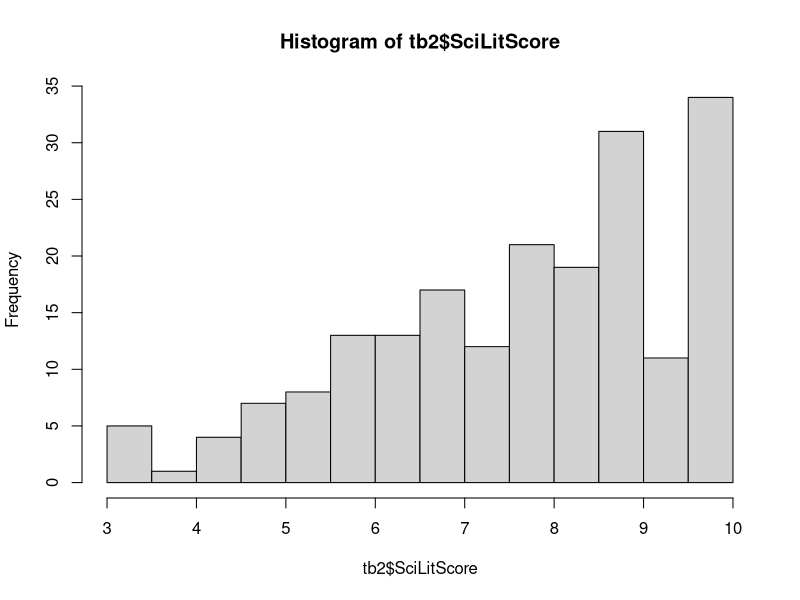
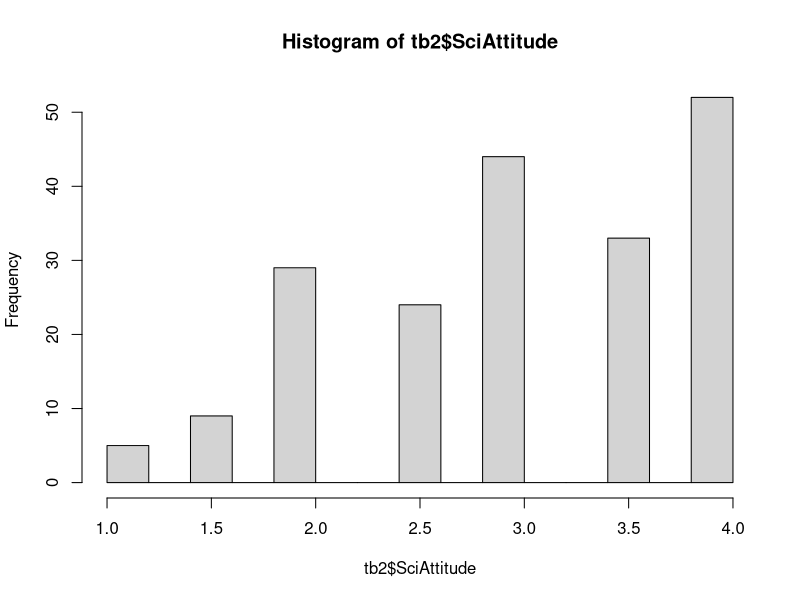
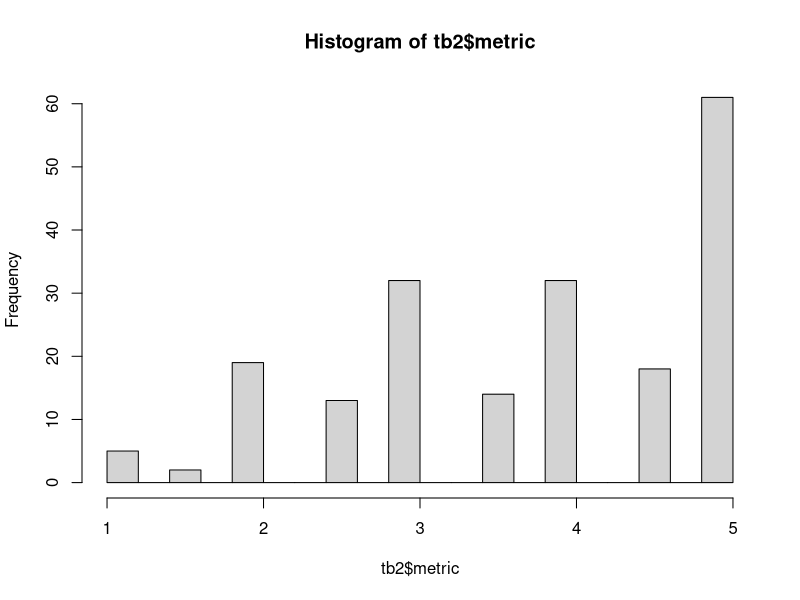
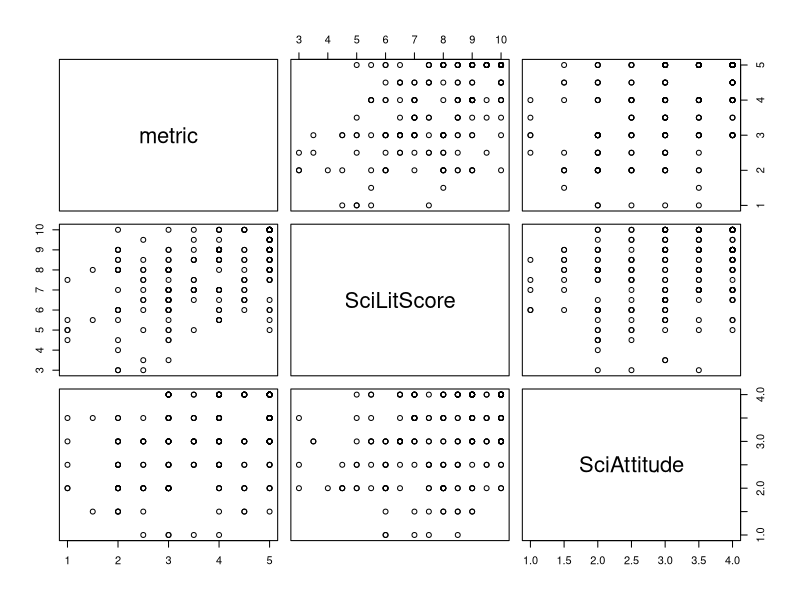
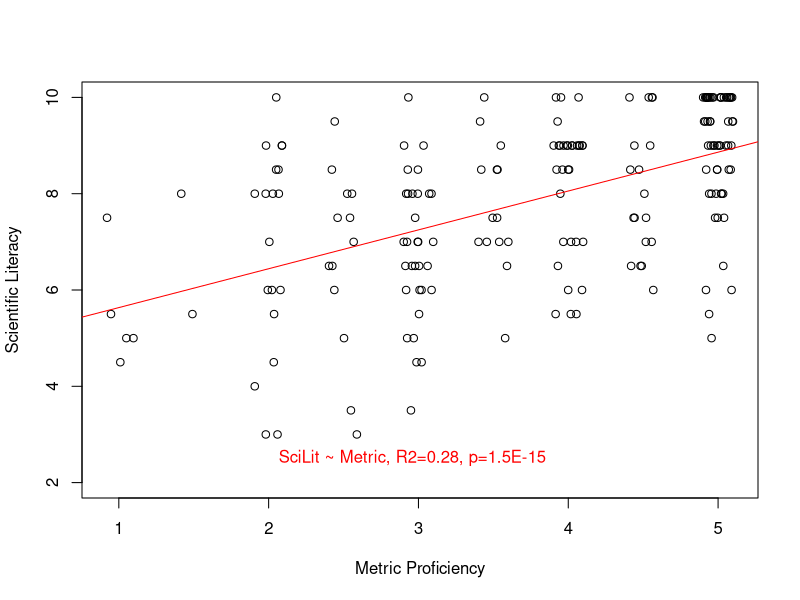

R code for these plots, in order: (Note: this script raises an error after producing the figures.)
#2013 April 6
# analysis of metrics, scientific literacy and attitude survey
# Hong Qin

rm(list=ls())
list.files()
tb.ori = read.csv("response20130401.csv")
str(tb.ori)
tb = tb.ori
#rename the columns for convenience 
names(tb) = c("time","gender", "age", "degree", "country", "light", "shaq", "fossil", "kilo", "mm", 
        "food","inseam", "weather","electronCharge","earlyHuman", 
        "laser", "continents", "antibiotics", "electronSize","earthCenter",
        "religiousView","dailyLife","SciOnLife", "SciEffect")

#visual check of the renaming 
cbind (names(tb), substr(names(tb.ori), 1, 20))

tb = tb[ (! is.na(tb$age)), ]

head(tb)
tb$gender[tb$gender=='']='Do not wish to answer'
table(tb$gender)

table(tb$age)
tb$age[tb$age=="Option 5"] = NA
table(tb$age, tb$gender)

for( i in 5:length(tb[, 1])) {
  for( j in 5:length(tb[1, ])) {
    if ( is.na(tb[i, j]) ) {
      # tb[i,j] = NA #do nothing
    } else if (tb[i,j]=='') {
      tb[i,j] = NA
    } 
  }
}

summary(tb)

table(tb$weather)
tbGenWeather = table(tb$gender, tb$weather)
tbGenWeather
fisher.test( tbGenWeather)


head(tb)
names(tb)
metrics = c("shaq", "kilo", "mm", "inseam", "weather")
sciLiteracy = c("light", "fossil", "food", "electronCharge", 
                "earlyHuman", "laser", "continents", "antibiotics", "electronSize", "earthCenter")
sciAttitude = c("religiousView", "dailyLife", "SciOnLife", "SciEffect")

##### create a second table, convert factors to numerics
tb2 = tb[,c(2,4,5)]  #this is the score table
tb2$age = 20
tb2$age[grep("23-30", tb$age)] = 23/2 + 30/2
tb2$age[grep("31-40", tb$age)] = 31/2 + 40/2
tb2$age[grep("41-50", tb$age)] = 41/2 + 50/2
tb2$age[grep("51-55", tb$age)] = 51/2 + 55/2
tb2$age[grep("60", tb$age)] = 65
table(tb$age)
table(tb2$age)


###country 
tb2$country = 0
tb2$country[tb$country=='United States'] = 1
table( tb2$country )
table( tb$country )

########calculate the metric scores
tb2$shaq = 0.5
tb2$shaq[ tb$shaq=='Yes' ] = 1
tb2$shaq[ tb$shaq=='No' ] = 0
table(tb2$shaq)

tb2$kilo = 0
tb2$kilo[ tb$kilo=='1000 x' ] = 1
table(tb2$kilo)

tb2$mm=0
tb2$mm[ tb$mm==0.145 ] = 1
table(tb2$mm)
table(tb$mm)

tb2$inseam = 0.5
tb2$inseam[tb$inseam=="This person is short"] = 1
tb2$inseam[tb$inseam=="This person is tall"] = 0
table(tb2$inseam)

tb2$weather = 0.5
tb2$weather[tb$weather=="A Short sleeve shirt"] = 1
tb2$weather[tb$weather=="A winter coat"] = 0
table(tb$weather)
table(tb2$weather)

#testing the grep function
#tb$weather[ grep("shirt", tb$weather) ]

#######calcualte the science attitude scores
#sciAttitude = c("religiousView", "dailyLife", "SciOnLife", "SciEffect")

tb2$religiousView = 0.5
tb2$religiousView[grep("No", tb$religiousView)] = 1
tb2$religiousView[grep("Yes", tb$religiousView)] = 0
table(tb2$religiousView)
table(tb$religiousView)

tb2$dailyLife = 0.5
tb2$dailyLife[ tb$dailyLife=='TRUE' ] = 0
tb2$dailyLife[ tb$dailyLife=='FALSE' ] = 1
table(tb2$dailyLife)

tb2$SciOnLife = 0.5
tb2$SciOnLife[ tb$SciOnLife=='TRUE' ] = 1
tb2$SciOnLife[ tb$SciOnLife=='FALSE' ] = 0
table(tb2$SciOnLife)

tb2$SciEffect = 0.5
tb2$SciEffect[ tb$SciEffect=='TRUE' ] = 1
tb2$SciEffect[ tb$SciEffect=='FALSE' ] = 0
table( tb2$SciEffect )

###########calculate scientific literacy
#sciLiteracy = c("light", "fossil", "food", "electronCharge", 
#                "earlyHuman", "laser", "continents", "antibiotics", "electronSize", "earthCenter")
tb2$light = 0.5
tb2$light[ tb$light=='TRUE' ] =1
tb2$light[ tb$light=='Wrong' ] =0
table(tb$light)
table(tb2$light)

tb2$fossil = 0.5
tb2$fossil[ tb$fossil=='6 million and 5 years old' ] = 0
tb2$fossil[grep('Still', tb$fossil)] = 1;
table(tb$fossil)
table(tb2$fossil)

tb2$food = 0.5
tb2$food[ tb$food=='Dis-agree' ] = 1
tb2$food[grep('Agree', tb$food)] = 0; 
table(tb$food)
table(tb2$food)

tb2$electronCharge = 0
tb2$electronCharge[grep('Positive', tb$electronCharge)] = 1; 
table(tb$electronCharge)
table(tb2$electronCharge)

tb2$earlyHuman = 0.5
tb2$earlyHuman[grep('TRUE', tb$earlyHuman)] = 0; 
tb2$earlyHuman[grep('FALSE', tb$earlyHuman)] = 1; 
table(tb$earlyHuman)
table(tb2$earlyHuman)

tb2$earlyHuman = 0.5
tb2$earlyHuman[grep('TRUE', tb$earlyHuman)] = 0; 
tb2$earlyHuman[grep('FALSE', tb$earlyHuman)] = 1; 
table(tb$earlyHuman)
table(tb2$earlyHuman)

tb2$laser = 0.5
tb2$laser[grep('TRUE', tb$laser)] = 0; 
tb2$laser[grep('FALSE', tb$laser)] = 1; 
table(tb$laser)
table(tb2$laser)

tb2$continents = 0.5
tb2$continents[grep('TRUE', tb$continents)] = 1; 
tb2$continents[grep('FALSE', tb$continents)] = 0; 
table(tb$continents)
table(tb2$continents)

tb2$antibiotics = 0.5
tb2$antibiotics[grep('TRUE', tb$antibiotics)] = 0; 
tb2$antibiotics[grep('FALSE', tb$antibiotics)] = 1; 
table(tb$antibiotics)
table(tb2$antibiotics)

tb2$electronSize = 0.5
tb2$electronSize[grep('True', tb$electronSize)] = 1; 
tb2$electronSize[grep('FALSE', tb$electronSize)] = 0; 
table(tb$electronSize)
table(tb2$electronSize)

tb2$earthCenter = 0.5
tb2$earthCenter[grep('TRUE', tb$earthCenter)] = 1; 
tb2$earthCenter[grep('FALSE', tb$earthCenter)] = 0; 
table(tb$earthCenter)
table(tb2$earthCenter)

#sciLiteracy = c("light", "fossil", "food", "electronCharge", 
#                "earlyHuman", "laser", "continents", "antibiotics", "electronSize", "earthCenter")

tb2$SciLitScore = apply( tb2[, sciLiteracy], MARGIN=1, FUN=sum ) #by row
hist(tb2$SciLitScore, br=20)

#sciAttitude = c("religiousView", "dailyLife", "SciOnLife", "SciEffect")
#Attitude total score
tb2$SciAttitude = apply( tb2[, sciAttitude], MARGIN=1, FUN=sum)
hist(tb2$SciAttitude, br=20)

#metrics = c("shaq", "kilo", "mm", "inseam", "weather")
#metric total score
tb2$metric = apply( tb2[, metrics], MARGIN=1, FUN=sum )
hist(tb2$metric, br=20)

summary(tb)
summary(tb2)
str(tb2); 
str(tb)

pairs(tb2[, c("metric", "SciLitScore", "SciAttitude")])
summary(lm(tb2$SciLitScore ~ tb2$metric )) #significant
summary(lm(tb2$SciAttitude ~ tb2$metric )) #significant
summary(lm(tb2$SciAttitude ~ tb2$SciLitScore + tb2$metric )) #significant
## metric -> SciAttitude and SciLitScore

summary(lm(tb2$SciLitScore ~ tb2$country)) #not significant
summary(lm(tb2$SciLitScore ~ tb2$metric + tb2$age + tb2$gender + tb2$country  )) #only metric is significant


plot( tb2$SciLitScore ~ jitter(tb2$metric), xlab='Metric Proficiency', ylab='Scientific Literacy', ylim=c(2,10) )
m1 = lm(tb2$SciLitScore ~ tb2$metric )
abline(m1, col='red')
summary(m1)
text(2, 2.5, "SciLit ~ Metric, R2=0.28, p=1.5E-15", col="red", pos=4)
#abline(m2, col='blue')
summary(m2)
m2 = lm(tb2$SciLitScore ~ tb2$metric + tb2$age)
anova(m1, m2)
m3 = lm(tb2$SciLitScore ~ tb2$metric + tb2$age + tb2$gender)
summary(m3)
anova(m2,m3)
m4 = lm(tb2$SciLitScore ~ tb2$metric + tb2$age + tb2$country)
anova(m2, m4)
#text(2, 2, "SciLit ~ Metric + Age, R2=0.29, p=2.8E-14", col="blue", pos=4)

plot( tb2$SciAttitude ~ jitter(tb2$metric), ylim=c(0.5,4), xlab='Metric Proficiency', ylab='Attitude toward Science' )
m1 = lm( tb2$SciAttitude ~ tb2$metric )
m2 = lm( tb2$SciAttitude ~ tb2$metric + tb2$age )
abline(m1, col='red')
abline(m2, col='blue')
summary(m1)
summary(m2)
anova(m1, m2)
text(2, 0.9, "SciAttitude ~ Metric , R2=0.18, p=1.0E-9", col="red", pos=4)
text(2, 0.7, "SciAttitude ~ Metric + Age, R2=0.24, p=4.7E-12", col="blue", pos=4)

plot( tb2$SciAttitude ~ jitter(tb2$age), ylab='Attitude toward Science', xlab='Age')
m2 = lm( tb2$SciAttitude ~ tb2$age + tb2$metric)
abline(m2, col='blue')
text(30, 1.7, "SciAttitude ~ Metric + Age, R2=0.24, p=4.7E-12", col="blue", pos=4)

summary(lm(tb2$SciAttitude ~ tb2$metric + tb2$age + tb2$gender + tb2$country  )) #age is signicant!!!

summary(lm(tb2$SciAttitude ~ tb2$SciLitScore))
summary(lm(tb2$SciAttitude ~ tb2$SciLitScore + tb2$metric))

########test 
testTwoFactorTb2 = function( fac1, fac2) {
  tbTwo = table( tb2[,fac1], tb2[,fac2] )
  print(tbTwo)
  f = fisher.test(tbTwo)
}

#metrics = c("shaq", "kilo", "mm", "inseam", "weather")
#sciLiteracy = c("light", "fossil", "food", "electronCharge", 
#                "earlyHuman", "laser", "continents", "antibiotics", "electronSize", "earthCenter")
#sciAttitude = c("religiousView", "dailyLife", "SciOnLife", "SciEffect")

f = testTwoFactorTb2( "shaq", "religiousView"); f
f = testTwoFactorTb2( "shaq", "dailyLife"); f
f = testTwoFactorTb2( "shaq", "SciOnLife"); f

f = testTwoFactorTb2( "shaq", "SciEffect"); f #significant effect!!!!
f = testTwoFactorTb2( "kilo", "SciEffect"); f #significant effect!!!
f = testTwoFactorTb2( "mm", "SciEffect"); f #significant effect!!!
f = testTwoFactorTb2( "inseam", "SciEffect"); f #significant effect!!!
f = testTwoFactorTb2( "weather", "SciEffect"); f #p=0.078
f = testTwoFactorTb2( "country", "SciEffect"); f #p=0.24

summary(lm(tb2$SciEffect ~ tb2$kilo + tb2$country + tb2$gender + tb2$age + tb2$degree )) #significant kilo 
summary(lm(tb2$SciOnLife ~ tb2$kilo + tb2$country + tb2$gender + tb2$age + tb2$degree )) #no effect
summary(lm(tb2$religiousView ~ tb2$kilo + tb2$country + tb2$gender + tb2$age + tb2$degree )) #age effect
summary(lm(tb2$dailyLife ~ tb2$kilo + tb2$country + tb2$gender + tb2$age + tb2$degree )) #gender

summary(lm(tb2$religiousView ~ tb2$kilo + tb2$country + tb2$gender + tb2$age + tb2$degree )) #significant age, gender 
summary(lm(tb2$SciOnLife ~ tb2$kilo + tb2$country + tb2$gender + tb2$age + tb2$degree )) #no effect
summary(lm(tb2$dailyLife ~ tb2$kilo + tb2$country + tb2$gender + tb2$age + tb2$degree )) #gender effect, education

summary(lm(tb2$SciEffect ~ tb2$mm + tb2$country + tb2$gender + tb2$age + tb2$degree )) #no effect
summary(lm(tb2$SciEffect ~ tb2$inseam + tb2$country + tb2$gender + tb2$age + tb2$degree )) #random
summary(lm(tb2$SciEffect ~ tb2$shaq + tb2$country + tb2$gender + tb2$age + tb2$degree )) #p=0.066 shaq
summary(lm(tb2$SciEffect ~ tb2$weather + tb2$country + tb2$gender + tb2$age + tb2$degree )) #no effect


f = testTwoFactorTb2("country", "shaq")
f

f = testTwoFactorTb2( "country", "shaq")
f


